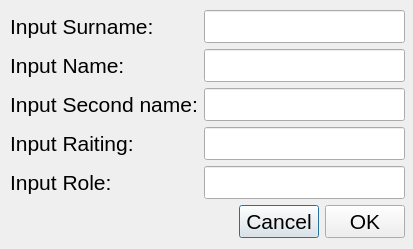
<?xml version="1.0" encoding="UTF-8"?>
<ui version="4.0">
 <class>ChangeStudent</class>
 <widget class="QDialog" name="ChangeStudent">
  <property name="geometry">
   <rect>
    <x>0</x>
    <y>0</y>
    <width>413</width>
    <height>249</height>
   </rect>
  </property>
  <property name="font">
   <font>
    <pointsize>16</pointsize>
   </font>
  </property>
  <property name="windowTitle">
   <string>Dialog</string>
  </property>
  <widget class="QWidget" name="">
   <property name="geometry">
    <rect>
     <x>10</x>
     <y>10</y>
     <width>395</width>
     <height>230</height>
    </rect>
   </property>
   <layout class="QVBoxLayout" name="verticalLayout_3">
    <item>
     <layout class="QHBoxLayout" name="horizontalLayout">
      <item>
       <layout class="QVBoxLayout" name="verticalLayout">
        <item>
         <widget class="QLabel" name="label">
          <property name="text">
           <string>Input Surname:</string>
          </property>
         </widget>
        </item>
        <item>
         <widget class="QLabel" name="label_2">
          <property name="text">
           <string>Input Name:</string>
          </property>
         </widget>
        </item>
        <item>
         <widget class="QLabel" name="label_3">
          <property name="text">
           <string>Input Second name:</string>
          </property>
         </widget>
        </item>
        <item>
         <widget class="QLabel" name="label_4">
          <property name="text">
           <string>Input Raiting:</string>
          </property>
         </widget>
        </item>
        <item>
         <widget class="QLabel" name="label_5">
          <property name="text">
           <string>Input Role:</string>
          </property>
         </widget>
        </item>
       </layout>
      </item>
      <item>
       <layout class="QVBoxLayout" name="verticalLayout_2">
        <item>
         <widget class="QLineEdit" name="m_surname"/>
        </item>
        <item>
         <widget class="QLineEdit" name="m_name"/>
        </item>
        <item>
         <widget class="QLineEdit" name="m_secondName"/>
        </item>
        <item>
         <widget class="QLineEdit" name="m_raiting"/>
        </item>
        <item>
         <widget class="QLineEdit" name="m_role"/>
        </item>
       </layout>
      </item>
     </layout>
    </item>
    <item>
     <layout class="QHBoxLayout" name="horizontalLayout_2">
      <item>
       <spacer name="horizontalSpacer">
        <property name="orientation">
         <enum>Qt::Horizontal</enum>
        </property>
        <property name="sizeHint" stdset="0">
         <size>
          <width>40</width>
          <height>20</height>
         </size>
        </property>
       </spacer>
      </item>
      <item>
       <widget class="QPushButton" name="m_cancel">
        <property name="text">
         <string>Cancel</string>
        </property>
       </widget>
      </item>
      <item>
       <widget class="QPushButton" name="m_ok">
        <property name="text">
         <string>OK</string>
        </property>
       </widget>
      </item>
     </layout>
    </item>
   </layout>
  </widget>
 </widget>
 <resources/>
 <connections/>
</ui>
